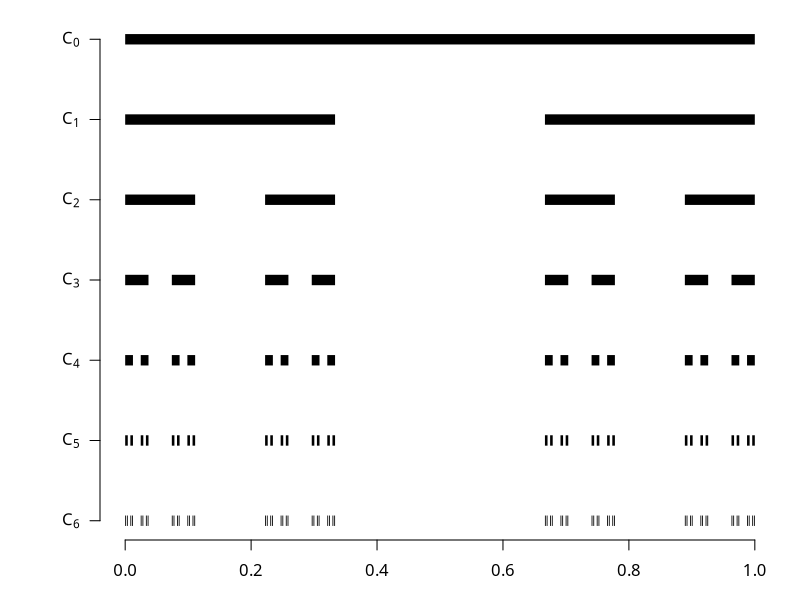

Write the R code that produced this figure.
# Genera img/misura_cantor.png: le prime iterazioni della costruzione
# dell'insieme di Cantor (teoria_misura.md, §6), una riga per livello.

cantor_intervalli <- function(n) {
    intervalli <- matrix(c(0, 1), ncol = 2)
    for (k in seq_len(n)) {
        nuovi <- matrix(nrow = 0, ncol = 2)
        for (i in seq_len(nrow(intervalli))) {
            a <- intervalli[i, 1]
            b <- intervalli[i, 2]
            terzo <- (b - a) / 3
            nuovi <- rbind(nuovi, c(a, a + terzo), c(b - terzo, b))
        }
        intervalli <- nuovi
    }
    intervalli
}

n_livelli <- 6

# Spectral è il font usato dalla pagina GitHub (geoteo.net/static/style.css);
# richiede il device Cairo per essere referenziato per nome famiglia.
png("img/misura_cantor.png", width = 1400, height = 900, res = 150, type = "cairo")
par(mar = c(3, 5, 1, 1), family = "Spectral")
plot(NA, xlim = c(0, 1), ylim = c(n_livelli, 0),
     xlab = "", ylab = "", yaxt = "n", xaxt = "n", bty = "n")
axis(1, at = seq(0, 1, 0.2))
etichette <- do.call(expression, lapply(0:n_livelli, function(i) bquote(C[.(i)])))
axis(2, at = 0:n_livelli, labels = etichette, las = 1)

for (livello in 0:n_livelli) {
    ins <- cantor_intervalli(livello)
    segments(ins[, 1], livello, ins[, 2], livello, lwd = 10, lend = 1, col = "black")
}

dev.off()
